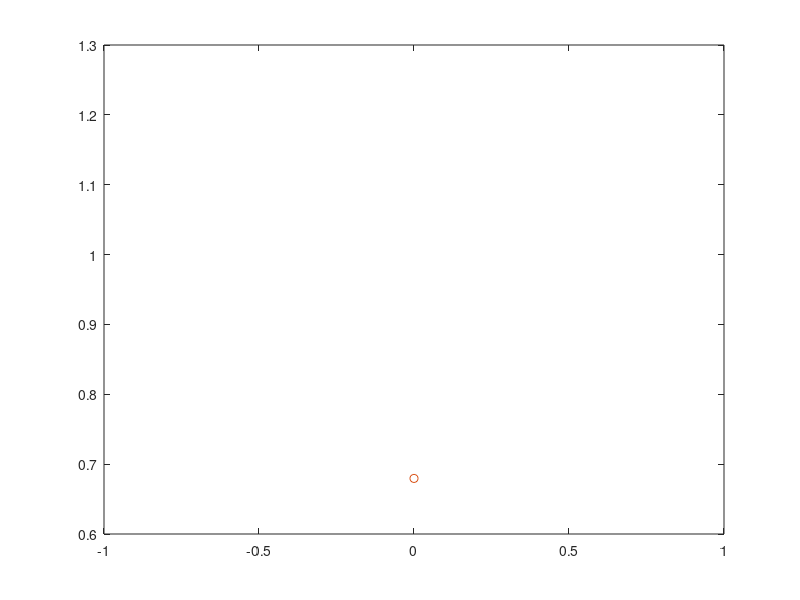
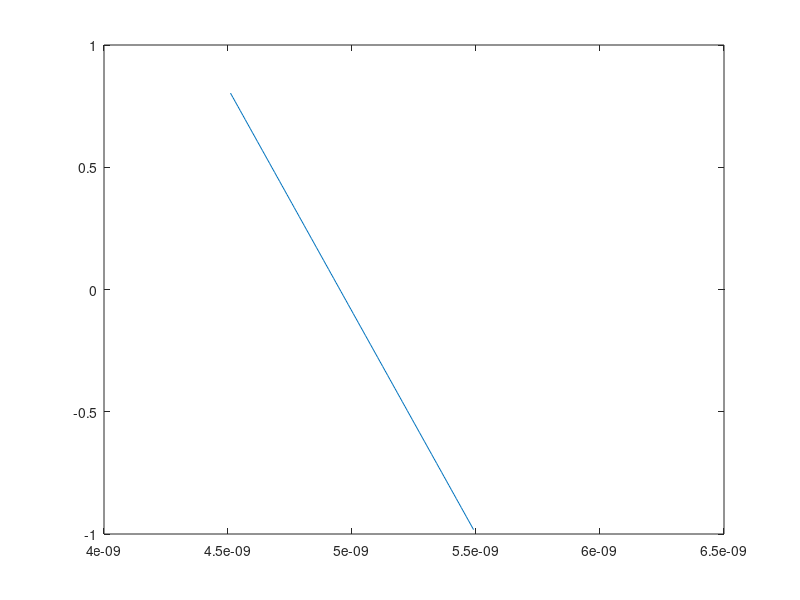

The MATLAB source for these figures, in order:
close all; clear variables; format short

f0=1e9;
tau=5e-9;

% w=linspace(0,2*pi,10000);
% f=w/(2*pi);
f=linspace(0,1/tau,1e6);

DP=10^(-3/20);
A=1/sqrt(1+(1-DP)^2);
B=(1-DP)/sqrt(1+(1-DP)^2);


w=2*pi*tau*(f0+f);

amp=abs(A+B*exp(-j*2*pi*tau*(f0+f)));

[minimum, minIndex]=min(amp);

figure(1)
plot(f/1e8-1,amp)
hold on
plot(f(minIndex)/1e8-1,minimum,'o')





%% Plot the dependence of the position of this minimum on the time shift 
%% τ ∈ (4.5, 5.5) ns.

tau=linspace(4.51e-9, 5.49e-9,100);

minimum=zeros(1,length(tau));
minIndex=zeros(1,length(tau));


for n=1:1:length(tau)
f=linspace(0,1/tau(n),1e6);

DP=10^(-3/20);
A=1/sqrt(1+(1-DP)^2);
B=(1-DP)/sqrt(1+(1-DP)^2);



amp=abs(A+B*exp(-j*2*pi*tau(n)*(f0+f)));

[minimum(n), minIndex(n)]=min(amp);
end

figure(2)
plot(tau,minimum)

figure(2)
plot(tau,f(minIndex)/1e8-1)
